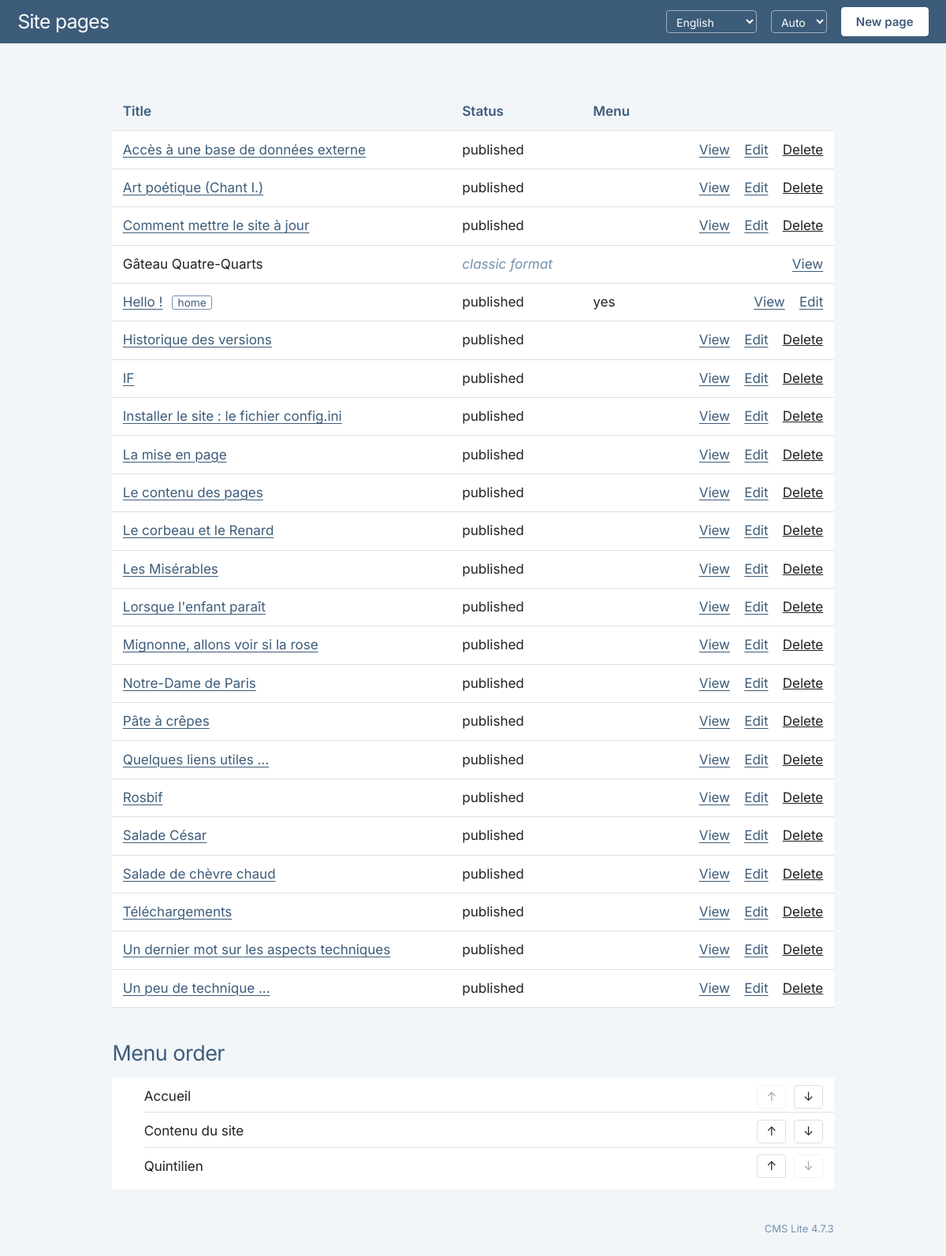
The app's page /admin/index.php with its own data.
### tables this page shows
CREATE TABLE "t_pages" (
	"id"	INTEGER NOT NULL UNIQUE,
	"title"	TEXT DEFAULT '',
	"pending"	INTEGER DEFAULT 0,
	"date"	TEXT DEFAULT '',
	"categ"	TEXT DEFAULT '',
	"categ_pagenum"	INTEGER DEFAULT 0,
	"author"	TEXT DEFAULT '',
	"txt"	TEXT DEFAULT '',
	PRIMARY KEY("id" AUTOINCREMENT)
);

CREATE TABLE "t_menu" (
	"id"	INTEGER NOT NULL UNIQUE,
	"item"	TEXT DEFAULT '',
	"target"	TEXT DEFAULT '',
	"display_order"	INTEGER DEFAULT 0,
	PRIMARY KEY("id" AUTOINCREMENT)
);

### admin/index.php (the view, shortened to what this page needs)
<?php
require __DIR__ . '/lib.php';
$pdo   = db();
$home  = trim((string)$pdo->query("SELECT descr FROM t_parameters WHERE ref = 'HOMEPAGE'")->fetchColumn());
$pages = $pdo->query('SELECT id, title, pending, txt FROM t_pages ORDER BY title COLLATE NOCASE')->fetchAll();
$menu  = $pdo->query('SELECT id, item, target FROM t_menu ORDER BY display_order, id')->fetchAll();
$inMenu = array_column($menu, 'target');
$inSub  = $pdo->query('SELECT target FROM t_sub_menu')->fetchAll(PDO::FETCH_COLUMN);
$adm    = admin_url();
?>
<!doctype html>
<html lang="<?= h(lang()) ?>">
<head>
<?php foreach (site_stylesheets() as $css) echo site_css_link($css, CMS_PUBLIC_URL . '/'), "\n"; ?>
<link rel="stylesheet" href="<?= h($adm) ?>admin.css<?= v(__DIR__ . '/admin.css') ?>">
</head>
<body class="adm">
<header class="adm-bar">
  <h1><?= h(t('pages_title')) ?></h1>
  <span class="adm-bar-right">
    <?= lang_select() ?>
    <?= theme_select() ?>
    <a class="button button-primary" href="<?= h($adm) ?>edit.php"><?= h(t('new_page')) ?></a>
  </span>
</header>
<main class="adm-main">
  <p id="status" class="adm-status" role="status"></p>
  <table class="adm-pages">
    <thead><tr><th><?= h(t('col_title')) ?></th><th><?= h(t('col_state')) ?></th><th><?= h(t('col_menu')) ?></th><th></th></tr></thead>
    <tbody>
    <?php foreach ($pages as $p):
        $id      = (int)$p['id'];
        $editable = is_editor_page((string)$p['txt']);
        $isHome  = $home === page_target($id);
        $protected = $isHome || in_array(page_target($id), $inSub, true); ?>
      <tr>
        <td>
          <?php if ($editable): ?>
            <a href="<?= h($adm) ?>edit.php?id=<?= $id ?>"><?= h($p['title']) ?></a>
          <?php else: ?>
            <?= h($p['title']) ?>
          <?php endif ?>
          <?php if ($isHome): ?><span class="adm-tag"><?= h(t('tag_home')) ?></span><?php endif ?>
        </td>
        <td>
          <?php if (!$editable): ?>
            <span class="adm-muted" title="<?= h(t('state_classic_tip')) ?>"><?= h(t('state_classic')) ?></span>
          <?php elseif ((int)$p['pending'] === 1): ?>
            <span class="adm-draft"><?= h(t('state_draft')) ?></span>
          <?php else: ?>
            <?= h(t('state_published')) ?>
          <?php endif ?>
        </td>
        <td><?= in_array(page_target($id), $inMenu, true) ? h(t('yes')) : '' ?></td>
        <td class="adm-actions">
          <a href="<?= h(page_url($id)) ?>" target="cms-apercu"><?= h(t('view')) ?></a>
          <?php if ($editable): ?>
            <a href="<?= h($adm) ?>edit.php?id=<?= $id ?>"><?= h(t('edit')) ?></a>
            <?php if (!$protected): ?>
              <button type="button" class="adm-link adm-danger" data-delete="<?= $id ?>" data-title="<?= h($p['title']) ?>"><?= h(t('delete')) ?></button>
            <?php endif ?>
          <?php endif ?>
        </td>
      </tr>
    <?php endforeach ?>
    </tbody>
  </table>
  <h2 class="adm-section"><?= h(t('menu_order')) ?></h2>
  <ol class="adm-menu">
  <?php foreach ($menu as $i => $m): ?>
    <li>
      <span><?= h($m['item']) ?></span>
      <span class="adm-move">
        <button type="button" data-move="<?= (int)$m['id'] ?>" data-dir="up"   aria-label="<?= h(t('move_up')) ?>"   <?= $i === 0 ? 'disabled' : '' ?>>↑</button>
        <button type="button" data-move="<?= (int)$m['id'] ?>" data-dir="down" aria-label="<?= h(t('move_down')) ?>" <?= $i === count($menu) - 1 ? 'disabled' : '' ?>>↓</button>
      </span>
    </li>
  <?php endforeach ?>
  </ol>
  <p class="adm-version">CMS Lite <?= h(cms_version()) ?></p>
</main>
</body>
</html>

### admin/lib.php (shortened to what this page needs)
<?php
function cms_version(): string {
    return CMS_VERSION;
}
function languages(): array {
    static $list = null;
    if ($list === null) {
        $list = [];
        foreach (glob(__DIR__ . '/lang/*.php') ?: [] as $f) {
            $code = basename($f, '.php');
            if (preg_match('/^[a-z]{2}$/', $code)) $list[$code] = (require $f)['_name'] ?? $code;
        }
        ksort($list);
    }
    return $list;
}
function lang(): string {
    static $lang = null;
    if ($lang !== null) return $lang;
    $avail = languages();
    $c = $_COOKIE[LANG_COOKIE] ?? '';
    $best = [];
    foreach (explode(',', $_SERVER['HTTP_ACCEPT_LANGUAGE'] ?? '') as $part) {
        $p = explode(';q=', trim($part));
        $code = strtolower(substr(trim($p[0]), 0, 2));
        if (isset($avail[$code])) $best[$code] = max($best[$code] ?? 0, isset($p[1]) ? (float)$p[1] : 1.0);
    }
    arsort($best);
    return $lang = (array_key_first($best) ?? 'fr');
}
function strings(): array {
    static $s = null;
    if ($s === null) {
        $fr = require __DIR__ . '/lang/fr.php';
        $s  = lang() === 'fr' ? $fr : array_merge($fr, require __DIR__ . '/lang/' . lang() . '.php');
    }
    return $s;
}
function t(string $key, string ...$args): string {
    $s = strings()[$key] ?? $key;
    return $args ? vsprintf($s, $args) : $s;
}
function lang_select(): string {
    $out = '<select id="lang" class="adm-theme" aria-label="' . h(t('lang_label')) . '">';
    foreach (languages() as $code => $name) {
        $out .= '<option value="' . h($code) . '"' . ($code === lang() ? ' selected' : '') . '>' . h($name) . '</option>';
    }
    return $out . '</select>';
}
function db(): PDO {
    static $pdo = null;
    if ($pdo === null) {
        $pdo = new PDO('sqlite:' . CMS_DB, null, null, [
            PDO::ATTR_ERRMODE            => PDO::ERRMODE_EXCEPTION,
            PDO::ATTR_DEFAULT_FETCH_MODE => PDO::FETCH_ASSOC,
        ]);
        $pdo->exec('PRAGMA busy_timeout = 5000');
    }
    return $pdo;
}
function h(?string $s): string {
    return htmlspecialchars($s ?? '', ENT_QUOTES | ENT_HTML5, 'UTF-8');
}
function page_url(int $id): string {
    return CMS_PUBLIC_URL . '/' . page_target($id);
}
function admin_path(): string {
    return rtrim(str_replace('\\', '/', dirname($_SERVER['SCRIPT_NAME'] ?? '/')), '/') . '/';
}
function admin_url(): string {
    $path = admin_path();
    $host = $_SERVER['HTTP_HOST'] ?? '';
    return ($host !== '' ? '//' . $host : '') . $path;
}
function page_target(int $id): string {
    return 'page.php?id=' . $id;
}
function is_editor_page(string $txt): bool {
    return str_starts_with(ltrim($txt), HTML_MARKER);
}
function v(string $file): string {
    $t = @filemtime($file);
    return $t ? '?v=' . $t : '';
}
function site_stylesheets(): array {
    $meta = (string)db()->query("SELECT descr FROM t_parameters WHERE ref = 'HTML_META_CSS'")->fetchColumn();
    preg_match_all('/<link\b[^>]*rel=["\']?stylesheet[^>]*>/i', $meta, $links);
    $hrefs = [];
    foreach ($links[0] as $link) {
        if (preg_match('/href=["\']([^"\']+)["\']/i', $link, $m)) $hrefs[] = $m[1];
    }
    return $hrefs ?: ['css/site.css'];
}
function site_css_link(string $href, string $prefix = ''): string {
    $local = !preg_match('#^([a-z]+:)?//#i', $href) && !str_contains($href, '?');
    $url = ($local ? $prefix : '') . $href . ($local ? v(CMS_WWW . '/' . $href) : '');
    return '<link rel="stylesheet" href="' . h($url) . '">';
}
function theme_select(): string {
    return '<select id="theme" class="adm-theme" aria-label="' . h(t('theme_label')) . '">'
         . '<option value="auto">' . h(t('theme_auto')) . '</option>'
         . '<option value="light">' . h(t('theme_light')) . '</option>'
         . '<option value="dark">' . h(t('theme_dark')) . '</option>'
         . '</select>';
}

### public/css/site.css (style rules this page uses)
:root { color-scheme: light dark; --bg: light-dark(#fff, #16191d); --ink: light-dark(#222, #e4e7eb); --muted: light-dark(#6b7280, #9aa4ae); --brand: light-dark(#3d5c7a, rgb(168, 196, 226)); --brand-soft: light-dark(#7590ae, rgb(200, 220, 240)); --wash: light-dark(#f3f6f9, #21262c); --rule: light-dark(#dde3ea, #343c46); --shadow: light-dark(rgb(0 0 0 / 0.08), rgb(0 0 0 / 0.4)); --measure: 60rem; --gap: 4%; }
*, *::before, *::after { box-sizing: border-box; }
html { font-size: 100%; -webkit-text-size-adjust: 100%; }
body { margin: 0; font-family: "Inter", system-ui, -apple-system, BlinkMacSystemFont, "Segoe UI", Roboto, "Helvetica Neue", Arial, sans-serif; font-size: 1rem; line-height: 1.6; font-feature-settings: "liga", "kern"; -webkit-font-smoothing: antialiased; text-rendering: optimizeLegibility; color: var(--ink); background: var(--bg); overflow-wrap: break-word; }
h1, h2, h3, h4, h5, h6 { color: var(--brand); font-weight: 400; margin: 0 0 0.5em; }
h1 { font-size: 2.2rem; line-height: 1.25; letter-spacing: -0.04rem; margin-top: 0.5em; }
h2 { font-size: 1.9rem; line-height: 1.3; letter-spacing: -0.03rem; margin-top: 1.6em; }
p, ul, ol, blockquote, pre, table, figure { margin: 0 0 1em; }
ul, ol { padding-left: 1.5em; }
li { margin-bottom: 0.25em; }
a { color: var(--brand); text-decoration-thickness: 1px; text-underline-offset: 0.15em; }
table { border-collapse: collapse; display: block; max-width: 100%; overflow-x: auto; }
th, td { padding: 0.4em 0.8em; border: 1px solid var(--rule); vertical-align: top; text-align: left; }
th { background: var(--wash); font-weight: 600; }

### records on screen
t_pages: title "Accès à une base de données externe"
t_pages: title "Art poétique (Chant I.)"
t_pages: title "Comment mettre le site à jour"
t_pages: title "Gâteau Quatre-Quarts"
t_pages: title "Hello !"
t_pages: title "Historique des versions"
t_pages: title "IF"
t_pages: title "Installer le site : le fichier config.ini"
t_pages: title "La mise en page"
t_pages: title "Le contenu des pages"
t_pages: title "Le corbeau et le Renard"
t_pages: title "Les Misérables"
t_pages: title "Lorsque l'enfant paraît"
t_pages: title "Mignonne, allons voir si la rose"
t_pages: title "Notre-Dame de Paris"
t_pages: title "Pâte à crêpes"
t_pages: title "Quelques liens utiles ..."
t_pages: title "Rosbif"
t_pages: title "Salade César"
t_pages: title "Salade de chèvre chaud"
t_pages: title "Téléchargements"
t_pages: title "Un dernier mot sur les aspects techniques"
t_pages: title "Un peu de technique ..."
t_menu: item "Accueil"
t_menu: item "Contenu du site"
t_menu: item "Quintilien"

### other values on screen
t('pages_title') "Site pages"
t('new_page') "New page"
t('col_title') "Title"
t('col_state') "Status"
t('col_menu') "Menu"
t('menu_order') "Menu order"
cms_version() "4.7.3"
form field value "English"
form field value "Auto"
